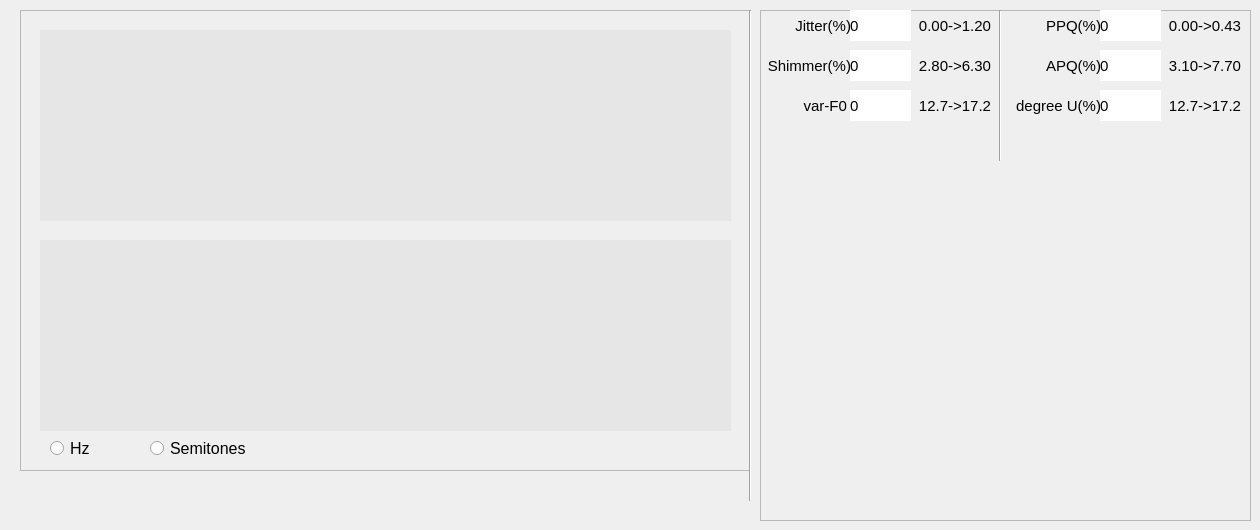
    <widget class="QWidget" name="tab_2">
     <attribute name="title">
      <string>Phonation</string>
     </attribute>
     <widget class="QFrame" name="frame_2">
      <property name="geometry">
       <rect>
        <x>20</x>
        <y>10</y>
        <width>731</width>
        <height>461</height>
       </rect>
      </property>
      <property name="frameShape">
       <enum>QFrame::StyledPanel</enum>
      </property>
      <property name="frameShadow">
       <enum>QFrame::Raised</enum>
      </property>
      <widget class="QCustomPlot" name="customPlot_2" native="true">
       <property name="geometry">
        <rect>
         <x>20</x>
         <y>20</y>
         <width>691</width>
         <height>191</height>
        </rect>
       </property>
       <property name="styleSheet">
        <string notr="true">background-color: rgb(230, 230, 230);</string>
       </property>
      </widget>
      <widget class="QCustomPlot" name="customPlot_3" native="true">
       <property name="geometry">
        <rect>
         <x>20</x>
         <y>230</y>
         <width>691</width>
         <height>191</height>
        </rect>
       </property>
       <property name="styleSheet">
        <string notr="true">background-color: rgb(230, 230, 230);</string>
       </property>
      </widget>
      <widget class="QRadioButton" name="radioButton_4">
       <property name="geometry">
        <rect>
         <x>30</x>
         <y>430</y>
         <width>82</width>
         <height>17</height>
        </rect>
       </property>
       <property name="font">
        <font>
         <pointsize>12</pointsize>
        </font>
       </property>
       <property name="text">
        <string>Hz</string>
       </property>
      </widget>
      <widget class="QRadioButton" name="radioButton_3">
       <property name="geometry">
        <rect>
         <x>130</x>
         <y>430</y>
         <width>101</width>
         <height>17</height>
        </rect>
       </property>
       <property name="font">
        <font>
         <pointsize>12</pointsize>
        </font>
       </property>
       <property name="text">
        <string>Semitones</string>
       </property>
      </widget>
     </widget>
     <widget class="QFrame" name="frame_3">
      <property name="geometry">
       <rect>
        <x>760</x>
        <y>10</y>
        <width>491</width>
        <height>511</height>
       </rect>
      </property>
      <property name="frameShape">
       <enum>QFrame::StyledPanel</enum>
      </property>
      <property name="frameShadow">
       <enum>QFrame::Raised</enum>
      </property>
      <widget class="QLabel" name="label_8">
       <property name="geometry">
        <rect>
         <x>90</x>
         <y>0</y>
         <width>61</width>
         <height>31</height>
        </rect>
       </property>
       <property name="font">
        <font>
         <pointsize>11</pointsize>
        </font>
       </property>
       <property name="styleSheet">
        <string notr="true">background-color: rgb(255, 255, 255);
border-color: rgb(0, 0, 0);</string>
       </property>
       <property name="text">
        <string>0</string>
       </property>
      </widget>
      <widget class="QLabel" name="label_3">
       <property name="geometry">
        <rect>
         <x>10</x>
         <y>0</y>
         <width>81</width>
         <height>31</height>
        </rect>
       </property>
       <property name="font">
        <font>
         <pointsize>11</pointsize>
        </font>
       </property>
       <property name="text">
        <string>Jitter(%)</string>
       </property>
       <property name="alignment">
        <set>Qt::AlignRight|Qt::AlignTrailing|Qt::AlignVCenter</set>
       </property>
      </widget>
      <widget class="QLabel" name="label_10">
       <property name="geometry">
        <rect>
         <x>340</x>
         <y>40</y>
         <width>61</width>
         <height>31</height>
        </rect>
       </property>
       <property name="font">
        <font>
         <pointsize>11</pointsize>
        </font>
       </property>
       <property name="styleSheet">
        <string notr="true">background-color: rgb(255, 255, 255);
border-color: rgb(0, 0, 0);</string>
       </property>
       <property name="text">
        <string>0</string>
       </property>
      </widget>
      <widget class="QLabel" name="label_4">
       <property name="geometry">
        <rect>
         <x>0</x>
         <y>40</y>
         <width>91</width>
         <height>31</height>
        </rect>
       </property>
       <property name="font">
        <font>
         <pointsize>11</pointsize>
        </font>
       </property>
       <property name="text">
        <string>Shimmer(%)</string>
       </property>
       <property name="alignment">
        <set>Qt::AlignRight|Qt::AlignTrailing|Qt::AlignVCenter</set>
       </property>
      </widget>
      <widget class="QLabel" name="label_11">
       <property name="geometry">
        <rect>
         <x>340</x>
         <y>0</y>
         <width>61</width>
         <height>31</height>
        </rect>
       </property>
       <property name="font">
        <font>
         <pointsize>11</pointsize>
        </font>
       </property>
       <property name="styleSheet">
        <string notr="true">background-color: rgb(255, 255, 255);
border-color: rgb(0, 0, 0);</string>
       </property>
       <property name="text">
        <string>0</string>
       </property>
      </widget>
      <widget class="QLabel" name="label_9">
       <property name="geometry">
        <rect>
         <x>90</x>
         <y>40</y>
         <width>61</width>
         <height>31</height>
        </rect>
       </property>
       <property name="font">
        <font>
         <pointsize>11</pointsize>
        </font>
       </property>
       <property name="styleSheet">
        <string notr="true">background-color: rgb(255, 255, 255);
border-color: rgb(0, 0, 0);</string>
       </property>
       <property name="text">
        <string>0</string>
       </property>
      </widget>
      <widget class="QLabel" name="label_5">
       <property name="geometry">
        <rect>
         <x>280</x>
         <y>40</y>
         <width>61</width>
         <height>31</height>
        </rect>
       </property>
       <property name="font">
        <font>
         <pointsize>11</pointsize>
        </font>
       </property>
       <property name="text">
        <string>APQ(%)</string>
       </property>
       <property name="alignment">
        <set>Qt::AlignRight|Qt::AlignTrailing|Qt::AlignVCenter</set>
       </property>
      </widget>
      <widget class="QLabel" name="label_6">
       <property name="geometry">
        <rect>
         <x>280</x>
         <y>0</y>
         <width>61</width>
         <height>31</height>
        </rect>
       </property>
       <property name="font">
        <font>
         <pointsize>11</pointsize>
        </font>
       </property>
       <property name="text">
        <string>PPQ(%)</string>
       </property>
       <property name="alignment">
        <set>Qt::AlignRight|Qt::AlignTrailing|Qt::AlignVCenter</set>
       </property>
      </widget>
      <widget class="QLabel" name="label_93">
       <property name="geometry">
        <rect>
         <x>150</x>
         <y>0</y>
         <width>81</width>
         <height>31</height>
        </rect>
       </property>
       <property name="font">
        <font>
         <pointsize>11</pointsize>
        </font>
       </property>
       <property name="text">
        <string>0.00-&gt;1.20</string>
       </property>
       <property name="alignment">
        <set>Qt::AlignRight|Qt::AlignTrailing|Qt::AlignVCenter</set>
       </property>
      </widget>
      <widget class="QLabel" name="label_94">
       <property name="geometry">
        <rect>
         <x>150</x>
         <y>40</y>
         <width>81</width>
         <height>31</height>
        </rect>
       </property>
       <property name="font">
        <font>
         <pointsize>11</pointsize>
        </font>
       </property>
       <property name="text">
        <string>2.80-&gt;6.30</string>
       </property>
       <property name="alignment">
        <set>Qt::AlignRight|Qt::AlignTrailing|Qt::AlignVCenter</set>
       </property>
      </widget>
      <widget class="QLabel" name="label_95">
       <property name="geometry">
        <rect>
         <x>400</x>
         <y>40</y>
         <width>81</width>
         <height>31</height>
        </rect>
       </property>
       <property name="font">
        <font>
         <pointsize>11</pointsize>
        </font>
       </property>
       <property name="text">
        <string>3.10-&gt;7.70</string>
       </property>
       <property name="alignment">
        <set>Qt::AlignRight|Qt::AlignTrailing|Qt::AlignVCenter</set>
       </property>
      </widget>
      <widget class="QLabel" name="label_96">
       <property name="geometry">
        <rect>
         <x>400</x>
         <y>0</y>
         <width>81</width>
         <height>31</height>
        </rect>
       </property>
       <property name="font">
        <font>
         <pointsize>11</pointsize>
        </font>
       </property>
       <property name="text">
        <string>0.00-&gt;0.43</string>
       </property>
       <property name="alignment">
        <set>Qt::AlignRight|Qt::AlignTrailing|Qt::AlignVCenter</set>
       </property>
      </widget>
      <widget class="QLabel" name="radarPhon">
       <property name="geometry">
        <rect>
         <x>70</x>
         <y>158</y>
         <width>341</width>
         <height>341</height>
        </rect>
       </property>
       <property name="text">
        <string/>
       </property>
      </widget>
      <widget class="QLabel" name="label_13">
       <property name="geometry">
        <rect>
         <x>250</x>
         <y>80</y>
         <width>91</width>
         <height>31</height>
        </rect>
       </property>
       <property name="font">
        <font>
         <pointsize>11</pointsize>
        </font>
       </property>
       <property name="text">
        <string>degree U(%)</string>
       </property>
       <property name="alignment">
        <set>Qt::AlignRight|Qt::AlignTrailing|Qt::AlignVCenter</set>
       </property>
      </widget>
      <widget class="QLabel" name="label_181">
       <property name="geometry">
        <rect>
         <x>400</x>
         <y>80</y>
         <width>81</width>
         <height>31</height>
        </rect>
       </property>
       <property name="font">
        <font>
         <pointsize>11</pointsize>
        </font>
       </property>
       <property name="text">
        <string>12.7-&gt;17.2</string>
       </property>
       <property name="alignment">
        <set>Qt::AlignRight|Qt::AlignTrailing|Qt::AlignVCenter</set>
       </property>
      </widget>
      <widget class="QLabel" name="label_14">
       <property name="geometry">
        <rect>
         <x>340</x>
         <y>80</y>
         <width>61</width>
         <height>31</height>
        </rect>
       </property>
       <property name="font">
        <font>
         <pointsize>11</pointsize>
        </font>
       </property>
       <property name="styleSheet">
        <string notr="true">background-color: rgb(255, 255, 255);
border-color: rgb(0, 0, 0);</string>
       </property>
       <property name="text">
        <string>0</string>
       </property>
      </widget>
      <widget class="Line" name="line_5">
       <property name="geometry">
        <rect>
         <x>230</x>
         <y>0</y>
         <width>20</width>
         <height>151</height>
        </rect>
       </property>
       <property name="orientation">
        <enum>Qt::Vertical</enum>
       </property>
      </widget>
      <widget class="QLabel" name="label_182">
       <property name="geometry">
        <rect>
         <x>10</x>
         <y>80</y>
         <width>81</width>
         <height>31</height>
        </rect>
       </property>
       <property name="font">
        <font>
         <pointsize>11</pointsize>
        </font>
       </property>
       <property name="text">
        <string>var-F0 </string>
       </property>
       <property name="alignment">
        <set>Qt::AlignRight|Qt::AlignTrailing|Qt::AlignVCenter</set>
       </property>
      </widget>
      <widget class="QLabel" name="label_183">
       <property name="geometry">
        <rect>
         <x>150</x>
         <y>80</y>
         <width>81</width>
         <height>31</height>
        </rect>
       </property>
       <property name="font">
        <font>
         <pointsize>11</pointsize>
        </font>
       </property>
       <property name="text">
        <string>12.7-&gt;17.2</string>
       </property>
       <property name="alignment">
        <set>Qt::AlignRight|Qt::AlignTrailing|Qt::AlignVCenter</set>
       </property>
      </widget>
      <widget class="QLabel" name="label_184">
       <property name="geometry">
        <rect>
         <x>90</x>
         <y>80</y>
         <width>61</width>
         <height>31</height>
        </rect>
       </property>
       <property name="font">
        <font>
         <pointsize>11</pointsize>
        </font>
       </property>
       <property name="styleSheet">
        <string notr="true">background-color: rgb(255, 255, 255);
border-color: rgb(0, 0, 0);</string>
       </property>
       <property name="text">
        <string>0</string>
       </property>
      </widget>
     </widget>
     <widget class="Line" name="line">
      <property name="geometry">
       <rect>
        <x>740</x>
        <y>10</y>
        <width>20</width>
        <height>491</height>
       </rect>
      </property>
      <property name="orientation">
       <enum>Qt::Vertical</enum>
      </property>
     </widget>
     <zorder>frame_3</zorder>
     <zorder>frame_2</zorder>
     <zorder>line</zorder>
    </widget>
